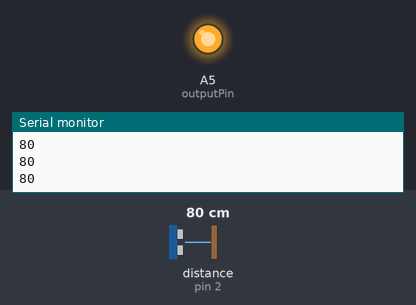
The sketch below on a simulated Arduino Uno, built with avr-gcc and run on an emulated ATmega328P. Parts: output pins drawn as LEDs (lit = HIGH), the last lines printed to the serial monitor. The inputs (shaded band) are chosen by the test bench; at power-on: distance to the obstacle (sensor on pin 2) 80 cm.

Above: at 1.2 s.
1.3 s: distance to the obstacle (sensor on pin 2) set to 14 cm
2.8 s: distance to the obstacle (sensor on pin 2) set to 11 cm
At 3.4 s:
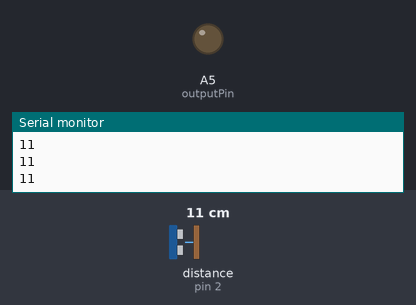
4.3 s: distance to the obstacle (sensor on pin 2) set to 18 cm
At 5.5 s:
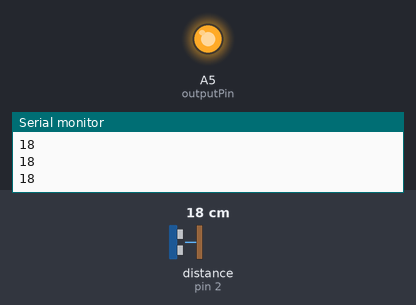
5.8 s: distance to the obstacle (sensor on pin 2) set to 2 cm
At 6.8 s:
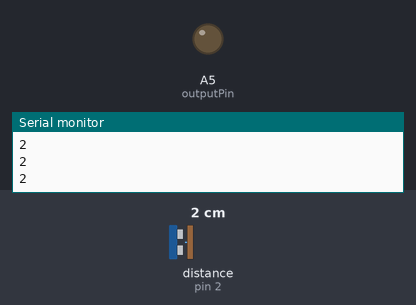
Timing chart, 0 to 8.3 s (numbered marks = the images above; inputs shaded):
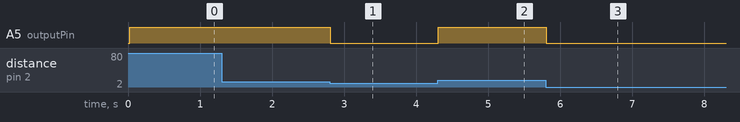

The sketch:

sonic-reader.ino
```cpp
// (licence header left out)
#include <Wire.h>
#include "Ultrasonic.h"
Ultrasonic ultrasonic(2); // Pins 2-3
const int outputPin = A5;

void setup() {
  Serial.begin(9600);
  pinMode(outputPin, OUTPUT);
}

void loop() {
    int dist = getDist();
    /*
    * Transmit the signal over the wire.
    * The signal is amplified by 10 to result in a higher voltage-to-distance ratio.
    * Because the signal is amplified, it is likely less prone to errors.
    */
    analogWrite(outputPin, dist * 10);
    Serial.println(dist, DEC);
}
 /*
 * If called too frequently the Ultrasonic class will return 0.
 */
int getDist() {
  return (getDist0() + getDist0() + getDist0() + getDist0() + getDist0()) / 5;
}

int getDist0() {
  while (true) {
    int dist = ultrasonic.MeasureInCentimeters();
    if (dist != 0 && dist < 100) {
      return dist;
    }
  }
}
```

Measured:
- the behaviour switches between 13 and 12 cm on distance to the obstacle (sensor on pin 2) (found by bisection; images 0 and 1)
- after the input at 2.8 s, A5 (outputPin): HIGH → LOW at once
- after the input at 4.3 s, A5 (outputPin): LOW → HIGH at once
- after the input at 5.8 s, A5 (outputPin): HIGH → LOW at once
